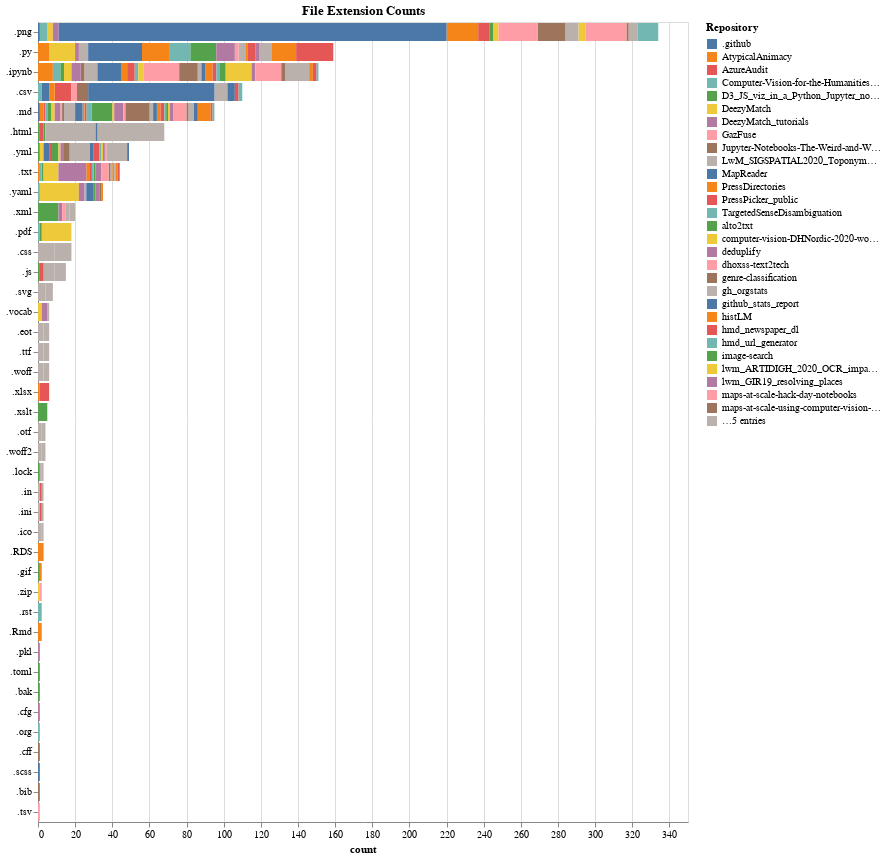

This figure's notebook cell:
### Markdown cell above
### File extensions counts by repository

### Code cell
df = pd.DataFrame.from_dict(lwm_stats.get_org_file_ext_frequency("public"))
df = df.drop(labels=['.jpg','.json'])
df.reset_index(inplace=True)
data = pd.melt(frame=df, id_vars=["index"], value_name="count")
chart = (
    alt.Chart(data)
    .mark_bar()
    .encode(
        y=alt.Y(
            "index:N",
            title=None,
            sort=alt.EncodingSortField(field="count", order="descending", op="sum"),
        ),
        x=alt.X("count:Q"),
        color=alt.Color("variable:N", title="Repository"),
        tooltip=[alt.Tooltip("variable:N", title="Repository"), "count:Q"],
    )
    .properties(width=WIDTH, title='File Extension Counts')
)
chart

### Figure 1 — Vega-Lite specification as saved in the notebook (floating-point values rounded to 4 significant figures; data arrays with more than 128 entries replaced by an {"elided": "..."} marker saying what was removed)
{"config": {"view": {"continuousWidth": 400, "continuousHeight": 300}}, "data": {"name": "data-edf1ccab5f4590993a3d231c03769046"}, "mark": "bar", "encoding": {"color": {"type": "nominal", "field": "variable", "title": "Repository"}, "tooltip": [{"type": "nominal", "field": "variable", "title": "Repository"}, {"type": "quantitative", "field": "count"}], "x": {"type": "quantitative", "field": "count"}, "y": {"type": "nominal", "field": "index", "sort": {"field": "count", "op": "sum", "order": "descending"}, "title": null}}, "title": "File Extension Counts", "width": 650, "$schema": "https://vega.github.io/schema/vega-lite/v4.8.1.json", "datasets": {"data-edf1ccab5f4590993a3d231c03769046": {"elided": "1360 records"}}}
